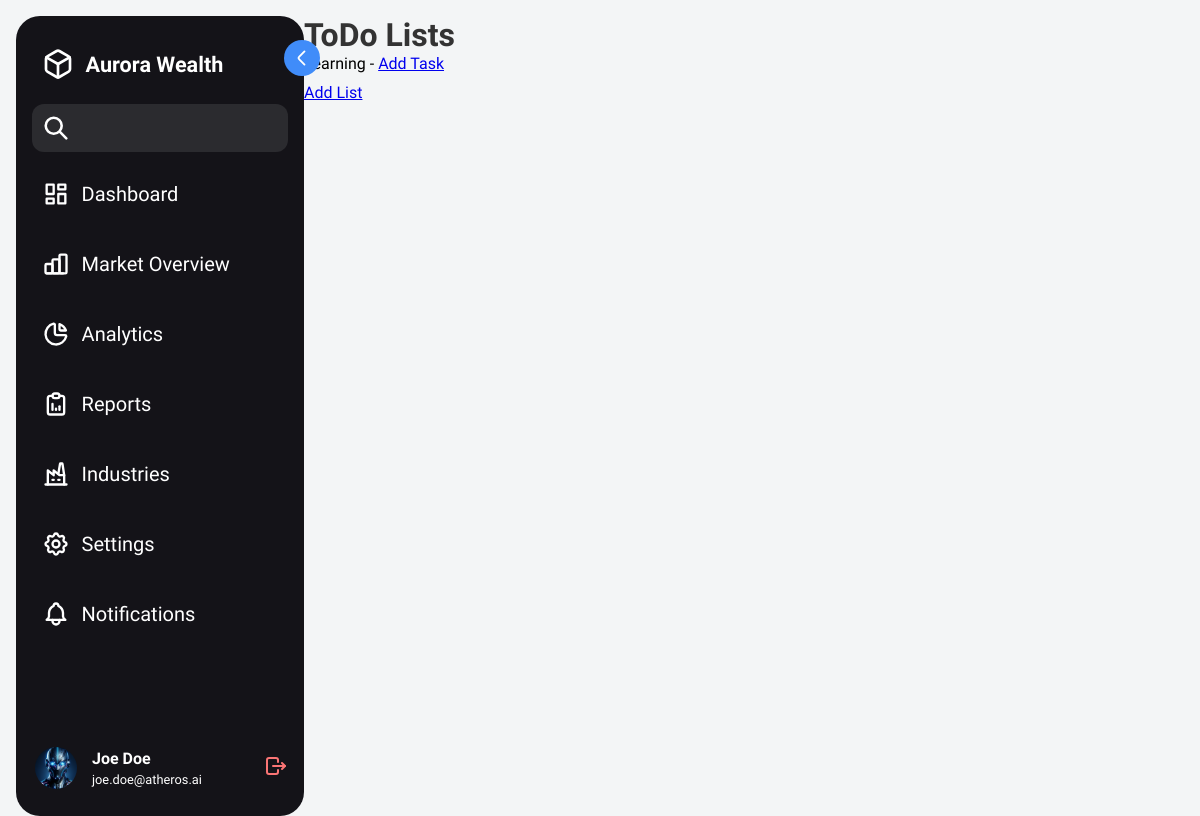
/todo/, run on an earlier commit of the app's database.
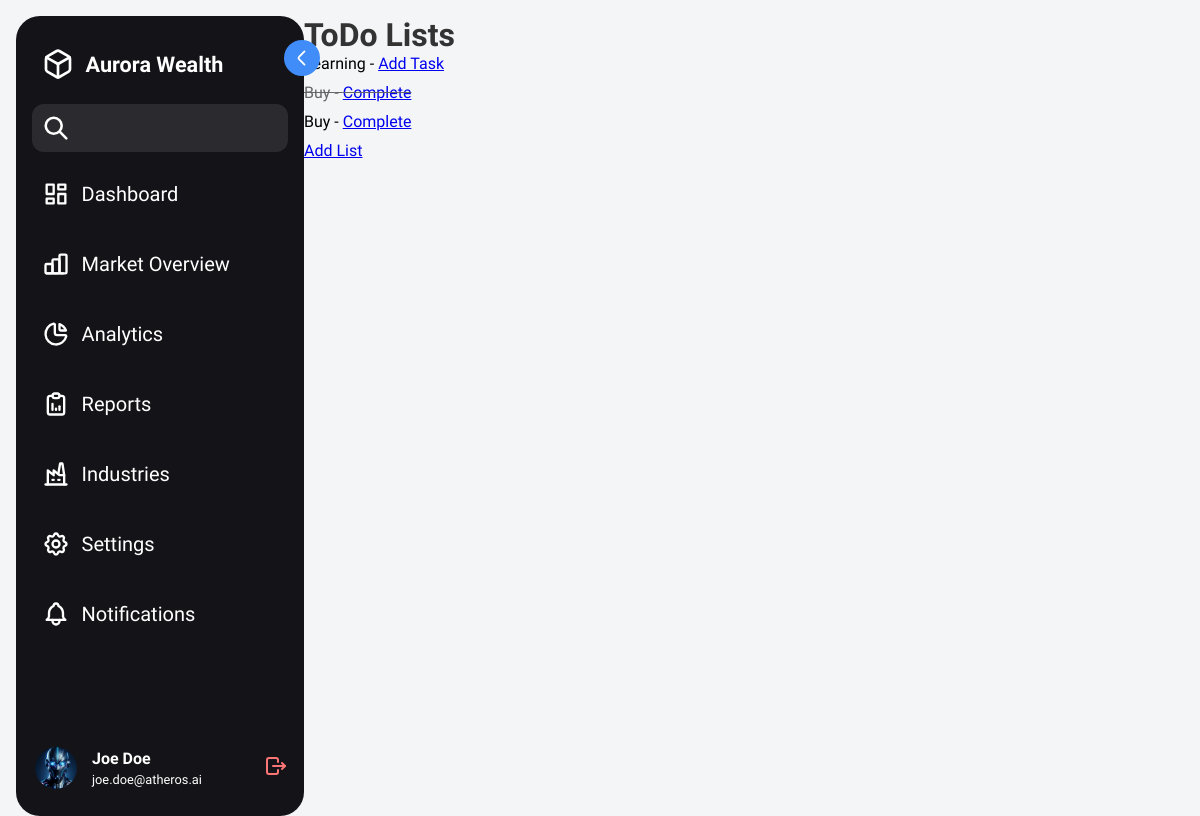
And on a later commit of the database.
### todoApp/models.py (models this page shows)
class ToDoList(models.Model):
    title = models.CharField(max_length=200)

class ToDo(models.Model):
    task = models.CharField(max_length=200)
    completed = models.BooleanField(default=False)
    task_list = models.ForeignKey(ToDoList, on_delete=models.CASCADE)

### todoApp/views.py (the view)
# urls.py: path('', views.index, name='index'),
def index(request):
    lists = ToDoList.objects.all()
    return render(request, 'todoApp/index.html', {'lists': lists})

### todoApp/templates/todoApp/index.html (shortened to what this page needs)
{% load static %}
<!DOCTYPE html>
<html>
<head>
    <link rel="stylesheet" type="text/css" href="{% static 'todoApp/style.css' %}">
    <link rel="stylesheet" type="text/css" href="{% static 'todoApp/style (1).css' %}">
</head>
<body>
    <nav class="sidebar">
      <div class="sidebar-top-wrapper">
        <div class="sidebar-top">
          <a href="#" class="logo__wrapper">
            <img src="{% static 'todoApp/logo.svg' %}" alt="Logo" class="logo-small" />
            <span class="hide company-name"> Aurora Wealth </span>
          </a>
        </div>
        <button class="expand-btn" type="button">
          <svg
            width="16"
            height="16"
            viewBox="0 0 16 16"
            fill="none"
            xmlns="http://www.w3.org/2000/svg"
          >
            <path
              d="M6.00979 2.72L10.3565 7.06667C10.8698 7.58 10.8698 8.42 10.3565 8.93333L6.00979 13.28"
              stroke-width="1.5"
              stroke-miterlimit="10"
              stroke-linecap="round"
              stroke-linejoin="round"
            />
          </svg>
        </button>
      </div>
      <div class="search__wrapper">
        <input type="text" />
      </div>
      <div class="sidebar-links">
        <ul>
          <li>
            <a href="#dashboard" title="Dashboard" class="tooltip">
              <span class="link hide">Dashboard</span>
            </a>
          </li>
          <li>
            <a href="#market-overview" class="tooltip">
              <span class="link hide">Market Overview</span>
            </a>
          </li>
          <li>
            <a href="#analytics" title="Analytics" class="tooltip">
              <span class="link hide">Analytics</span>
            </a>
          </li>
          <li>
            <a href="#reports" title="Reports" class="tooltip">
              <span class="link hide">Reports</span>
            </a>
          </li>
          <li>
            <a href="#industries" title="Industries" class="tooltip">
              <span class="link hide">Industries</span>
            </a>
          </li>
          <li>
            <a href="#settings" title="Settings" class="tooltip">
              <span class="link hide">Settings</span>
            </a>
          </li>
          <li>
            <a href="#notifications" title="Notifications" class="tooltip">
              <span class="link hide">Notifications</span>
            </a>
          </li>
        </ul>
      </div>
      <div class="sidebar__profile">
        <div class="avatar__wrapper">
          <img class="avatar" src="{% static 'todoApp/profile.png' %}" alt="Joe Doe Picture" />
        </div>
        <div class="avatar__name hide">
          <div class="user-name">Joe Doe</div>
          <div class="email">joe.doe@atheros.ai</div>
        </div>
        <a href="#logout" class="logout hide">
        </a>
      </div>
    </nav>
    <div class="main-content">
        <h1>ToDo Lists</h1>
    <ul>
        {% for todo_list in lists %}
            <li>{{ todo_list.title }} - <a href="{% url 'todoApp:add_task' todo_list.id %}">Add Task</a></li>
            <ul>
                {% for task in todo_list.todo_set.all %}
                    <li{% if task.completed %} class="completed"{% endif %}>{{ task.task }} - <a href="{% url 'todoApp:complete_task' task.id %}">Complete</a></li>
                {% endfor %}
            </ul>
        {% endfor %}
    </ul>
    <a href="{% url 'todoApp:add_list' %}">Add List</a>
    </div>
</body>
</html>

### todoApp/static/todoApp/style.css (style rules this page uses)
ul { list-style-type: none; padding: 0; }
li { margin-bottom: 10px; }
.completed { text-decoration: line-through; color: #666; }

### todoApp/static/todoApp/style (1).css (style rules this page uses)
:root { --primary-color: #191919; --primary: #408cf9; --white: #ffffff; --sidebar-primary-hover: #2b2b2f; --sidebar-background: #141318; --background: #f3f5f6; --text-link: #ffffff; --expand-button: #408cf9; --logout: #fa7575; --search-background: #2b2b2f; }
body { font-family: "Work Sans", sans-serif; font-size: 16px; padding: 1rem; height: 100%; background: var(--background); display: flex; }
html { height: 100%; }
* { margin: 0; padding: 0; box-sizing: border-box; }
.sidebar { position: sticky; top: 0; left: 0; min-height: 50rem; height: 100%; padding: 1.5rem 1rem; border-radius: 1.5rem; -webkit-user-select: none; user-select: none; max-width: 18rem; min-width: 4rem; display: flex; color: var(--white); flex-direction: column; background-color: var(--sidebar-background); transition: max-width 0.2s ease-in-out; }
.search__wrapper { position: relative; }
.search__wrapper input { background-color: var(--search-background); min-height: 3rem; width: 100%; color: var(--text-link); border-radius: 0.75rem; padding-left: 2.75rem; font-size: 1.4rem; border: none; }
.sidebar-top-wrapper { display: flex; background-color: var(--primary-color-light); }
.sidebar-top { position: relative; display: flex; align-items: start; justify-content: center; flex-direction: column; overflow: hidden; height: 4rem; padding-bottom: 1rem; }
.logo__wrapper { display: flex; align-items: center; color: var(--text-link); font-weight: 700; text-decoration: none; font-size: 1.35rem; padding: 0 0.6rem; gap: 0.75rem; }
.logo-small { height: 2rem; width: 2rem; overflow: hidden; object-fit: cover; }
.company-name { white-space: nowrap; }
.sidebar-links { margin-top: 1rem; }
.sidebar-links ul { list-style-type: none; position: relative; display: flex; row-gap: 0.5rem; flex-direction: column; }
.sidebar-links li { color: var(--text-link); min-width: 3rem; }
.sidebar-links li svg { stroke: var(--text-link); width: 1.75rem; height: 1.75rem; min-width: 1.75rem; }
.sidebar-links li a { color: var(--text-link); width: 100%; padding-left: 0.6rem; font-size: 1.25rem; display: flex; gap: 0.75rem; border-radius: 0.75rem; justify-content: start; align-items: center; min-height: 3.25rem; text-decoration: none; transition: background-color 0.2s ease-in-out; }
.sidebar-links li a .link { overflow: hidden; white-space: nowrap; animation: fadeIn 0.2s ease-in-out; }
.tooltip { position: relative; }
.sidebar__profile { display: flex; align-items: center; gap: 0.75rem; flex-direction: row; color: var(--text-link); overflow-x: hidden; min-height: 2.5rem; margin-top: auto; }
.avatar__wrapper { position: relative; display: flex; }
.avatar { display: block; width: 3rem; height: 3rem; object-fit: cover; cursor: pointer; border-radius: 50%; border: 3px solid transparent; transition: all 0.2s ease-in-out; }
.avatar__name { display: flex; flex-direction: column; gap: 0.25rem; white-space: nowrap; }
.user-name { font-weight: 600; text-align: left; color: var(--text-link); }
.email { color: var(--text-link); font-size: 0.8rem; }
.logout { margin-left: auto; }
.logout svg { color: var(--logout); }
.expand-btn { position: absolute; display: grid; place-items: center; cursor: pointer; background-color: var(--expand-button); z-index: 2; right: -1rem; width: 2.25rem; height: 2.25rem; border: none; border-radius: 50%; }
.expand-btn svg { transform: rotate(-180deg); stroke: var(--white); width: 1.25rem; height: 1.25rem; }
h1 { color: #333; }

What changed in the data, as far as the page shows it:
added ToDo: task "Buy", completed True (drawn)
added ToDo: task "Buy", completed False (drawn)
